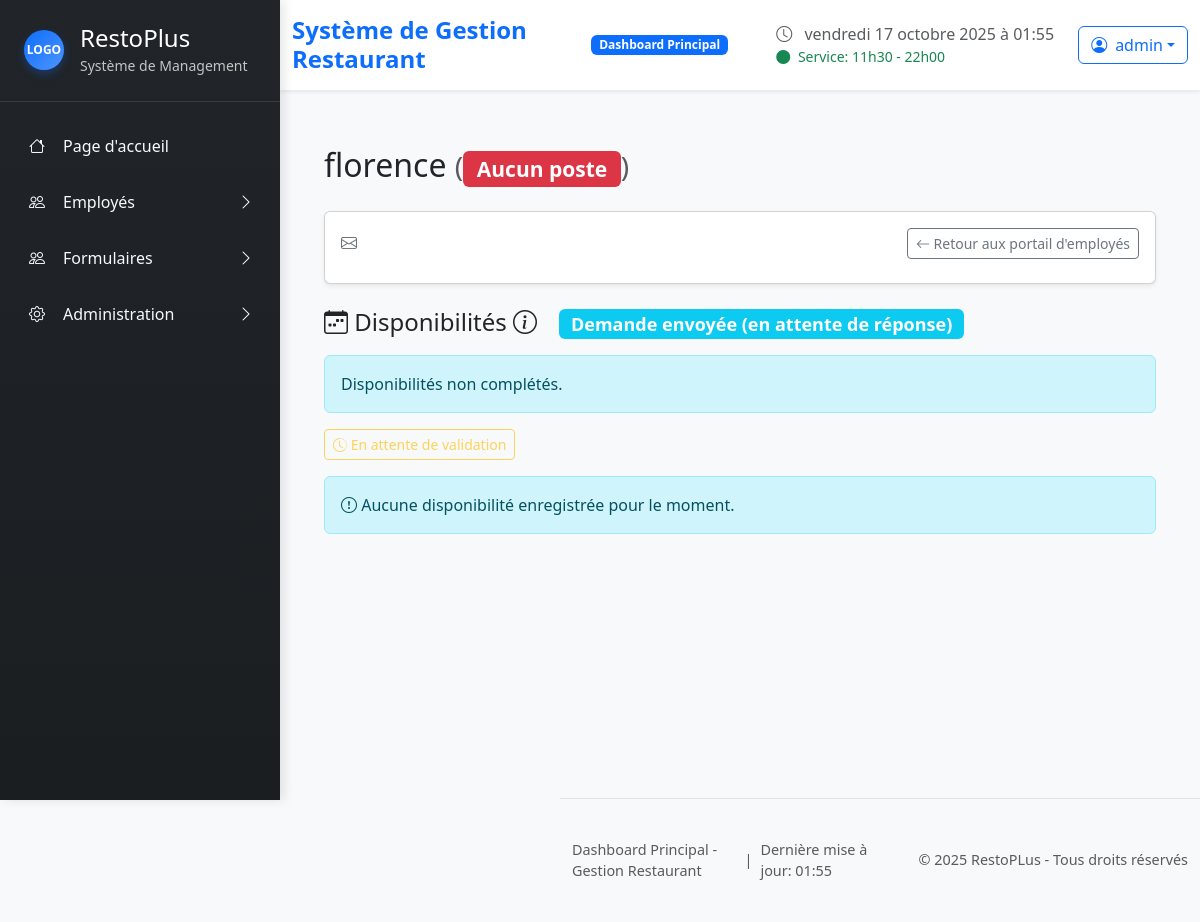
The page /employees/2/ (signed in) on the database as committed earlier.
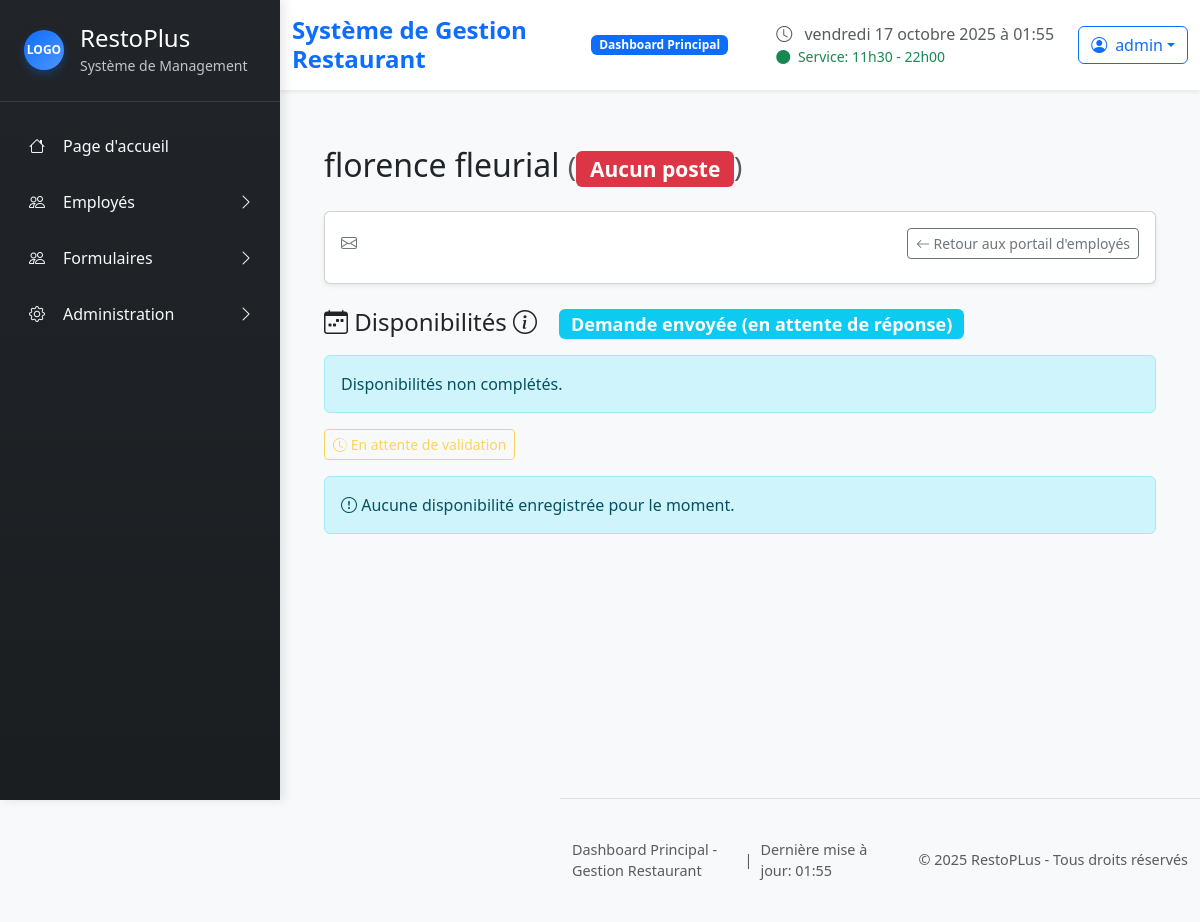
The same page on the database as committed later.
### restoplus/models.py (models this page shows, shortened)
class User(AbstractUser):
    class AvailabilityStatus(models.TextChoices):
        NOT_FILLED = "not_filled", "Non remplie"
        PENDING    = "pending",    "En attente"
        FILLED     = "filled",     "Remplie"
    availability_status = models.CharField(
        max_length=20,
        choices=AvailabilityStatus.choices,
        default=AvailabilityStatus.NOT_FILLED,
        verbose_name="Statut des disponibilités"
        )
    first_name = models.CharField(max_length=150, blank=True, verbose_name="Prénom")
    last_name = models.CharField(max_length=150, blank=True, verbose_name="Nom de famille")
    email = models.EmailField(blank=True, verbose_name="Courriel")
    is_manager = models.BooleanField(default=False)
    role = models.ForeignKey(Role, on_delete=models.SET_NULL, null=True, blank=True)
    def can_manage_employees(self):
        if self.is_superuser:
            return True
        return self.has_permission('can_manage_users')

### restoplus/views.py (the view)
# urls.py: path('employees/<int:employe_id>/', views.employee_profile, name='employee_profile'),
@login_required
def employee_profile(request, employe_id):
    try:
        employe = User.objects.get(id=employe_id)
    except User.DoesNotExist:
        raise Http404("Aucun employé ne correspond à cet ID.")
    if not request.user.is_staff and request.user.id != employe.id:
        messages.error(request, "Accès refusé : vous ne pouvez consulter que votre profil.")
        return redirect('accueil')
    order = ['monday', 'tuesday', 'wednesday', 'thursday', 'friday', 'saturday', 'sunday']
    availabilities = sorted(
    Availability.objects.filter(employe=employe),
    key=lambda a: order.index(a.day))
    if employe.availability_status == User.AvailabilityStatus.NOT_FILLED:
        status_label = "Aucune disponibilité reçue"
        status_class = "secondary"
    elif employe.availability_status == User.AvailabilityStatus.PENDING:
        status_label = "Demande envoyée (en attente de réponse)"
        status_class = "info"
    elif employe.availability_status == User.AvailabilityStatus.FILLED:
        status_label = "Disponibilités complétées "
        status_class = "success"
    else:
        status_label = "Statut inconnu"
        status_class = "dark"
    return render(request, "restoplus/employee_profile.html", {
        "employe": employe,
        "availabilities": availabilities,
        "status_label": status_label,
        "status_class": status_class,
    })

### restoplus/templates/restoplus/employee_profile.html (shortened to what this page needs)
{% extends "restoplus/base.html" %}  {% block content %}
<div class="container mt-4">
  <h2 class="mb-4">
    {{employe.username}}{{ employe.first_name}} {{ employe.last_name }}
    <small class="text-muted">({%if employe.poste%}{{employe.poste}}
        {%else%}<span class="badge bg-danger">Aucun poste</span>{%endif%})
    </small>
  </h2>
  <div class="card shadow-sm mb-4">
    <div class="card-body">
      <div class="d-flex justify-content-between align-items-center mb-2">
        <span class="text-secondary"><i class="bi bi-envelope"></i> {{ employe.email }}</span>
        <a href="{% url 'employees_management' %}" class="btn btn-outline-secondary btn-sm">
          <i class="bi bi-arrow-left"></i> Retour aux portail d'employés
        </a>
      </div>
    </div>
  </div>
  <h4 class="mb-3">
    <i class="bi bi-calendar-week"></i> Disponibilités
    <i class="bi bi-info-circle"></i>
    <span class="badge bg-{{ status_class }} ms-3">{{ status_label }}</span>
  </h4>
  {% if not availabilities %}
  <div class="alert alert-{{ status_class }}">
    Disponibilités non complétés.</div>
  {% endif %}
  {% if status_class == "secondary" %}
  <form action="{% url 'send_availabilities_form' employe.id %}" method="post">
    {% csrf_token %}
    <button type="submit" class="btn btn-outline-primary btn-sm mb-3">
      <i class="bi bi-calendar-plus"></i> Demander disponibilités
    </button>
  </form>
  {% elif status_class == "info" %}
  <button class="btn btn-outline-warning btn-sm mb-3" disabled>
    <i class="bi bi-clock-history"></i> En attente de validation
  </button>
  {% endif %}
  {% if availabilities %}
  <div class="table-responsive">
    <table class="table table-bordered text-center align-middle shadow-sm">
      <thead class="table-light">
        <tr>
          <th scope="col">Jour</th>
          <th scope="col">Heure de début</th>
          <th scope="col">Heure de fin</th>
        </tr>
      </thead>
      <tbody>
        {% for a in availabilities %}
        <tr>
          <td class="text-capitalize">{{ a.get_day_display }}</td>
          <td>{{ a.heure_debut|time:"H:i" }}</td>
          <td>{{ a.heure_fin|time:"H:i" }}</td>
        </tr>
        {% endfor %}
      </tbody>
    </table>
  </div>
{% else %}
  <div class="alert alert-{{ status_class }}">
    <i class="bi bi-exclamation-circle"></i>
    Aucune disponibilité enregistrée pour le moment.
  </div>
{% endif %}
</div>
{% endblock %}

Rows that differ between the two databases and show on the page:
changed User "florence": last_name (not shown) → "fleurial"
